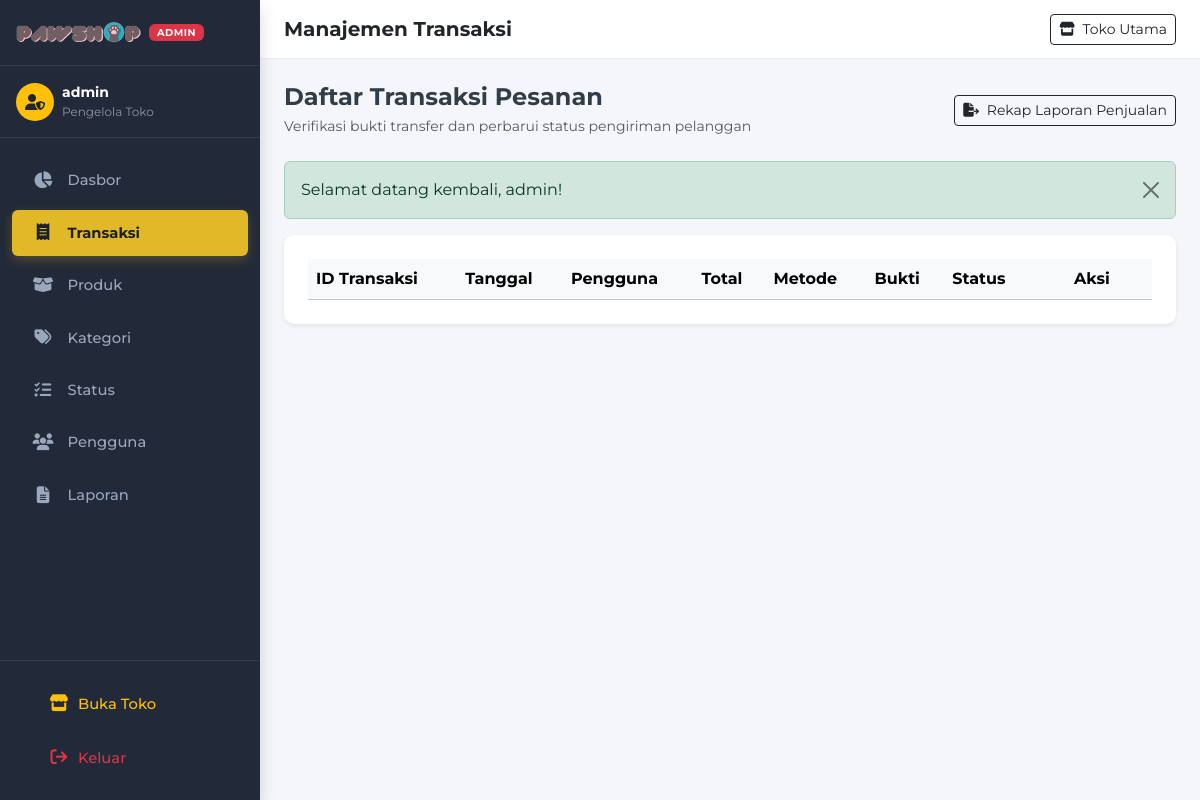
Page /admin/transactions.php (signed in) on the earlier database version.
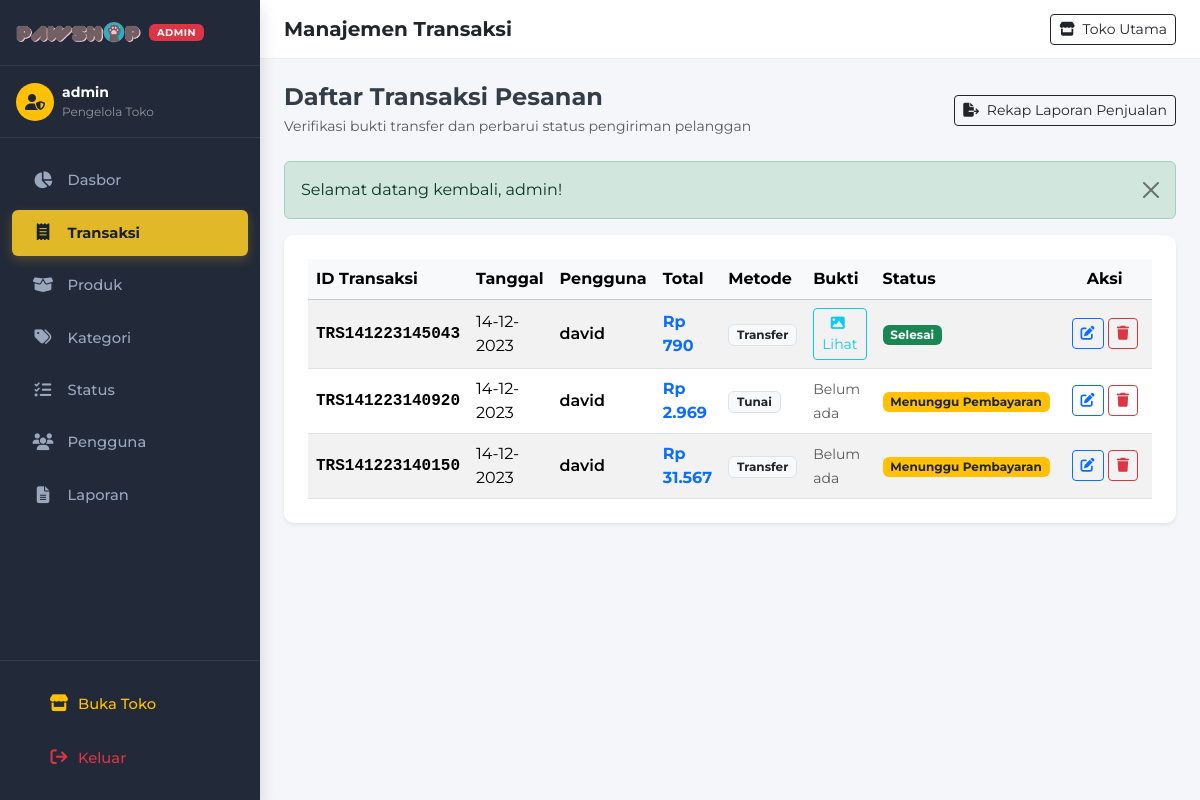
Same page on the later database version.
### tables this page shows
CREATE TABLE IF NOT EXISTS `transaksi` (
  `id` varchar(25) NOT NULL,
  `timestamp` varchar(30) NOT NULL,
  `user_id` int(11) NOT NULL,
  `total_amount` int(11) NOT NULL,
  `payment_method` varchar(50) NOT NULL,
  `bukti_pembayaran` varchar(255) DEFAULT NULL,
  `status_id` int(11) NOT NULL,
  `expiry_date` bigint(20) DEFAULT NULL,
  PRIMARY KEY (`id`),
  KEY `user_id` (`user_id`),
  KEY `status_id` (`status_id`)
);

CREATE TABLE IF NOT EXISTS `users` (
  `id` int(11) NOT NULL AUTO_INCREMENT,
  `username` varchar(50) NOT NULL,
  `password` varchar(255) NOT NULL,
  `phone_number` varchar(30) DEFAULT NULL,
  `remember_token` varchar(255) DEFAULT '',
  `privilege` varchar(20) NOT NULL DEFAULT 'user',
  PRIMARY KEY (`id`),
  UNIQUE KEY `username` (`username`)
);

CREATE TABLE IF NOT EXISTS `status` (
  `id` int(11) NOT NULL AUTO_INCREMENT,
  `name` varchar(50) NOT NULL,
  PRIMARY KEY (`id`)
);

### src/Database.php (called while the page is built, shortened)
<?php
class Database
{
    private static ?Database $instance = null;
    private function __construct()
    {
        $host = getenv('DB_HOST') ?: 'localhost';
        $user = getenv('DB_USER') ?: 'root';
        $pass = getenv('DB_PASS') !== false ? getenv('DB_PASS') : '';
        $name = getenv('DB_NAME') ?: 'pawshop';
        $port = getenv('DB_PORT') ? (int)getenv('DB_PORT') : 3306;
        if (extension_loaded('pdo_mysql')) {
            $dsn = "mysql:host={$host};port={$port};dbname={$name};charset=utf8mb4";
            $options = [
                PDO::ATTR_ERRMODE            => PDO::ERRMODE_EXCEPTION,
                PDO::ATTR_DEFAULT_FETCH_MODE => PDO::FETCH_ASSOC,
                PDO::ATTR_EMULATE_PREPARES   => false,
            ];
            try {
                $this->pdo = new PDO($dsn, $user, $pass, $options);
                $this->usePdo = true;
                return;
            } catch (PDOException $e) {
            }
        }
        die("Database connection failed: Neither PDO (pdo_mysql) nor MySQLi extension is installed.");
    }
    public static function getInstance(): Database
    {
        if (self::$instance === null) {
            self::$instance = new self();
        }
        return self::$instance;
    }
    public static function query(string $sql, array $params = []): array
    {
        $db = self::getInstance();
        if ($db->usePdo && $db->pdo) {
            $stmt = $db->pdo->prepare($sql);
            $stmt->execute($params);
            return $stmt->fetchAll();
        }
        return [];
    }
}

### src/OrderService.php (called while the page is built, shortened)
<?php
class OrderService
{
    public static function getAllOrders(): array
    {
        return Database::query(
            "SELECT t.*, u.username, s.name AS status_name
             FROM transaksi t
             JOIN users u ON t.user_id = u.id
             JOIN status s ON t.status_id = s.id
             ORDER BY t.id DESC"
        );
    }
}

### admin/transactions.php (the view, shortened to what the changed rows need)
<?php
require_once __DIR__ . '/../config/database.php';
$transactions = OrderService::getAllOrders();
include __DIR__ . '/../includes/admin-header.php';
?>
<div class="d-flex justify-content-between align-items-center mb-4">
  <div>
  </div>
  <a href="<?= BASE_URL ?>admin/reports.php" class="btn btn-outline-dark btn-sm">
  </a>
</div>
<?= render_flash() ?>
<div class="card shadow-sm border-0">
  <div class="card-body p-4">
    <div class="table-responsive">
      <table class="table table-striped table-hover align-middle mb-0" id="transactionsDataTables">
        <thead class="table-light">
          <tr>
            <th>ID Transaksi</th>
            <th>Tanggal</th>
            <th>Pengguna</th>
            <th>Total</th>
            <th>Metode</th>
            <th>Bukti</th>
            <th>Status</th>
            <th style="width: 120px;" class="text-center">Aksi</th>
          </tr>
        </thead>
        <tbody>
          <?php foreach ($transactions as $row): ?>
            <tr>
              <td class="font-monospace fw-bold"><?= $row['id']; ?></td>
              <td><?= $row['timestamp']; ?></td>
              <td class="fw-semibold"><?= htmlspecialchars($row['username']); ?></td>
              <td class="fw-bold text-primary"><?= format_rupiah($row['total_amount']); ?></td>
              <td><span class="badge bg-light text-dark border"><?= htmlspecialchars($row['payment_method']); ?></span></td>
              <td>
                <?php if (!empty($row['bukti_pembayaran'])): ?>
                  <button type="button" class="btn btn-sm btn-outline-info" data-bs-toggle="modal" data-bs-target="#viewPaymentProof" data-proof="<?= BASE_URL ?>assets/images/<?= htmlspecialchars($row['bukti_pembayaran']); ?>">
                    <i class="fa-solid fa-image me-1"></i> Lihat
                  </button>
                <?php else: ?>
                  <span class="text-muted small">Belum ada</span>
                <?php endif; ?>
              </td>
              <td>
                <span class="badge <?= ($row['status_id'] == 1 || $row['status_id'] == 3) ? 'bg-warning text-dark' : 'bg-success' ?>">
                  <?= htmlspecialchars($row['status_name']); ?>
                </span>
              </td>
              <td class="text-center">
                <button type="button" class="btn btn-sm btn-outline-primary" data-bs-toggle="modal" data-bs-target="#editTransactions" data-id="<?= $row['id']; ?>" title="Ubah Status">
                  <i class="fa-solid fa-pen-to-square"></i>
                </button>
                <button type="button" class="btn btn-sm btn-outline-danger" data-bs-toggle="modal" data-bs-target="#deleteTransactions" data-id="<?= $row['id']; ?>" title="Hapus">
                  <i class="fa-solid fa-trash"></i>
                </button>
              </td>
            </tr>
          <?php endforeach; ?>
        </tbody>
      </table>
    </div>
  </div>
</div>
<?php include __DIR__ . '/../includes/admin-footer.php'; ?>

### src/helpers.php (shortened to what the changed rows need)
<?php
if (!function_exists('format_rupiah')) {
    function format_rupiah(float|int|null $amount): string
    {
        return 'Rp ' . number_format((float)($amount ?? 0), 0, ',', '.');
    }
}
if (!function_exists('render_flash')) {
    function render_flash(): string
    {
        $html = '';
        foreach ($_SESSION['flash_messages'] as $msg) {
            $type = htmlspecialchars($msg['type']);
            $text = htmlspecialchars($msg['message']);
            $html .= "<div class=\"alert alert-{$type} alert-dismissible fade show my-3\" role=\"alert\">";
            $html .= $text;
            $html .= '<button type="button" class="btn-close" data-bs-dismiss="alert" aria-label="Close"></button>';
            $html .= "</div>";
        }
        return $html;
    }
}

Differences in the rows shown:
added transaksi: id "TRS141223145043", timestamp "14-12-2023", user.username "david", total_amount "Rp 790", payment_method "Transfer", status.name "Selesai"
added transaksi: id "TRS141223140920", timestamp "14-12-2023", user.username "david", total_amount "Rp 2.969", payment_method "Tunai", shows "Belum ada", status.name "Menunggu Pembayaran"
added transaksi: id "TRS141223140150", timestamp "14-12-2023", user.username "david", total_amount "Rp 31.567", payment_method "Transfer", shows "Belum ada", status.name "Menunggu Pembayaran"
